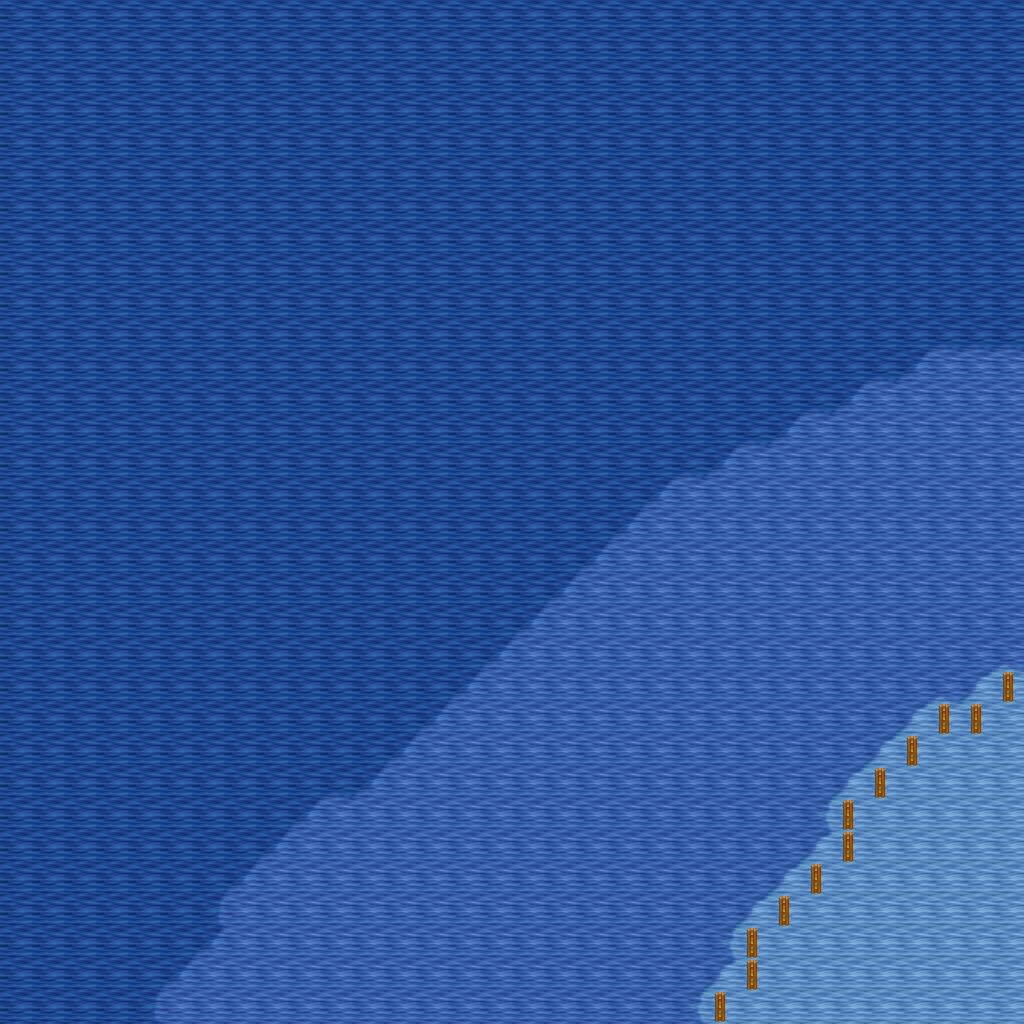

A 2D game scene composited from a Tiled map and its tileset images. What follows is a short description and the map's XML, with each tile layer's data collapsed to a summary:
An orthogonal 32x32 tile map with 32x32 px tiles, 5 tile layers (Ground, Objects, Objects2, Above, ...), 1 hidden layer not drawn, 57 tilesets.

<map version="1.10" tiledversion="1.11.0" orientation="orthogonal" renderorder="right-down" width="32" height="32" tilewidth="32" tileheight="32" infinite="0" nextlayerid="11" nextobjectid="1">
 <tileset firstgid="1" name="logic_collision" tilewidth="32" tileheight="32" tilecount="1" columns="1">
  <image source="../drawable/logic_collision.png" width="32" height="32" />
 </tileset>
 <tileset firstgid="2" name="ground_ground" tilewidth="32" tileheight="32" tilecount="33" columns="3">
  <image source="../drawable/ground_ground.png" width="96" height="352" />
 </tileset>
 <tileset firstgid="35" name="ground_water_pool" tilewidth="32" tileheight="32" tilecount="72" columns="3">
  <image source="../drawable/ground_water_pool.png" width="96" height="768" />
 </tileset>
 <tileset firstgid="107" name="furniture_carpet_plain_colours" tilewidth="32" tileheight="32" tilecount="10" columns="10">
  <image source="../drawable/furniture_carpet_plain_colours.png" width="320" height="32" />
 </tileset>
 <tileset firstgid="117" name="ground_brown_paving" tilewidth="32" tileheight="32" tilecount="2" columns="2">
  <image source="../drawable/ground_brown_paving.png" width="64" height="32" />
 </tileset>
 <tileset firstgid="119" name="ground_water_water" tilewidth="32" tileheight="32" tilecount="24" columns="3">
  <image source="../drawable/ground_water_water.png" width="96" height="256" />
 </tileset>
 <tileset firstgid="143" name="building_fence_fence_chunky" tilewidth="32" tileheight="32" tilecount="21" columns="3">
  <image source="../drawable/building_fence_fence_chunky.png" width="96" height="224" />
 </tileset>
 <tileset firstgid="164" name="ground_water_pool_corners" tilewidth="32" tileheight="32" tilecount="72" columns="3">
  <image source="../drawable/ground_water_pool_corners.png" width="96" height="768" />
 </tileset>
 <tileset firstgid="236" name="ground_grass_edges" tilewidth="32" tileheight="32" tilecount="36" columns="12">
  <image source="../drawable/ground_grass_edges.png" width="384" height="96" />
 </tileset>
 <tileset firstgid="272" name="ground_grass_corners" tilewidth="32" tileheight="32" tilecount="24" columns="6">
  <image source="../drawable/ground_grass_corners.png" width="192" height="128" />
 </tileset>
 <tileset firstgid="296" name="plant_grasses" tilewidth="32" tileheight="32" tilecount="6" columns="3">
  <image source="../drawable/plant_grasses.png" width="96" height="64" />
 </tileset>
 <tileset firstgid="302" name="plant_flower_daisy_white" tilewidth="32" tileheight="32" tilecount="8" columns="2">
  <image source="../drawable/plant_flower_daisy_white.png" width="64" height="128" />
 </tileset>
 <tileset firstgid="310" name="building_door_door_w" tilewidth="32" tileheight="32" tilecount="6" columns="2">
  <image source="../drawable/building_door_door_w.png" width="64" height="96" />
 </tileset>
 <tileset firstgid="316" name="building_wall_wood" tilewidth="32" tileheight="32" tilecount="16" columns="4">
  <image source="../drawable/building_wall_wood.png" width="128" height="128" />
 </tileset>
 <tileset firstgid="332" name="building_door_door_e" tilewidth="32" tileheight="32" tilecount="6" columns="2">
  <image source="../drawable/building_door_door_e.png" width="64" height="96" />
 </tileset>
 <tileset firstgid="338" name="ground_ground_2" tilewidth="32" tileheight="32" tilecount="4" columns="4">
  <image source="../drawable/ground_ground_2.png" width="128" height="32" />
 </tileset>
 <tileset firstgid="342" name="building_wall_stone" tilewidth="32" tileheight="32" tilecount="12" columns="3">
  <image source="../drawable/building_wall_stone.png" width="96" height="128" />
 </tileset>
 <tileset firstgid="354" name="building_wall_wall_brown" tilewidth="32" tileheight="32" tilecount="12" columns="3">
  <image source="../drawable/building_wall_wall_brown.png" width="96" height="128" />
 </tileset>
 <tileset firstgid="366" name="building_door_door_n" tilewidth="32" tileheight="32" tilecount="6" columns="3">
  <image source="../drawable/building_door_door_n.png" width="96" height="64" />
 </tileset>
 <tileset firstgid="372" name="building_church" tilewidth="32" tileheight="32" tilecount="56" columns="8">
  <image source="../drawable/building_church.png" width="256" height="224" />
 </tileset>
 <tileset firstgid="428" name="building_castle" tilewidth="32" tileheight="32" tilecount="320" columns="20">
  <image source="../drawable/building_castle.png" width="640" height="512" />
 </tileset>
 <tileset firstgid="748" name="plant_cactus" tilewidth="32" tileheight="32" tilecount="2" columns="1">
  <image source="../drawable/plant_cactus.png" width="32" height="64" />
 </tileset>
 <tileset firstgid="750" name="plant_stump_small_stump" tilewidth="32" tileheight="32" tilecount="4" columns="2">
  <image source="../drawable/plant_stump_small_stump.png" width="64" height="64" />
 </tileset>
 <tileset firstgid="754" name="furniture_carpet_rug_border" tilewidth="32" tileheight="32" tilecount="9" columns="3">
  <image source="../drawable/furniture_carpet_rug_border.png" width="96" height="96" />
 </tileset>
 <tileset firstgid="763" name="building_window_window_right" tilewidth="32" tileheight="32" tilecount="2" columns="2">
  <image source="../drawable/building_window_window_right.png" width="64" height="32" />
 </tileset>
 <tileset firstgid="765" name="item_statue_fairypool" tilewidth="32" tileheight="32" tilecount="16" columns="2">
  <image source="../drawable/item_statue_fairypool.png" width="64" height="256" />
 </tileset>
 <tileset firstgid="781" name="furniture_table_long_front_on" tilewidth="32" tileheight="32" tilecount="3" columns="1">
  <image source="../drawable/furniture_table_long_front_on.png" width="32" height="96" />
 </tileset>
 <tileset firstgid="784" name="building_decoration_blue_circle" tilewidth="32" tileheight="32" tilecount="4" columns="2">
  <image source="../drawable/building_decoration_blue_circle.png" width="64" height="64" />
 </tileset>
 <tileset firstgid="788" name="building_wall_bricked_edges" tilewidth="32" tileheight="32" tilecount="25" columns="5">
  <image source="../drawable/building_wall_bricked_edges.png" width="160" height="160" />
 </tileset>
 <tileset firstgid="813" name="item_corpse_skull_pale" tilewidth="32" tileheight="32" tilecount="2" columns="2">
  <image source="../drawable/item_corpse_skull_pale.png" width="64" height="32" />
 </tileset>
 <tileset firstgid="815" name="item_corpse_huge_animal" tilewidth="32" tileheight="32" tilecount="16" columns="2">
  <image source="../drawable/item_corpse_huge_animal.png" width="64" height="256" />
 </tileset>
 <tileset firstgid="831" name="item_sign_large" tilewidth="32" tileheight="32" tilecount="15" columns="5">
  <image source="../drawable/item_sign_large.png" width="160" height="96" />
 </tileset>
 <tileset firstgid="846" name="building_roof_yellow" tilewidth="32" tileheight="32" tilecount="20" columns="5">
  <image source="../drawable/building_roof_yellow.png" width="160" height="128" />
 </tileset>
 <tileset firstgid="866" name="building_roof_red" tilewidth="32" tileheight="32" tilecount="20" columns="5">
  <image source="../drawable/building_roof_red.png" width="160" height="128" />
 </tileset>
 <tileset firstgid="886" name="building_roof_green" tilewidth="32" tileheight="32" tilecount="20" columns="5">
  <image source="../drawable/building_roof_green.png" width="160" height="128" />
 </tileset>
 <tileset firstgid="906" name="building_roof_blue" tilewidth="32" tileheight="32" tilecount="20" columns="5">
  <image source="../drawable/building_roof_blue.png" width="160" height="128" />
 </tileset>
 <tileset firstgid="926" name="logic_creature_animal" tilewidth="32" tileheight="32" tilecount="32" columns="8">
  <image source="../drawable/logic_creature_animal.png" width="256" height="128" />
 </tileset>
 <tileset firstgid="958" name="logic_creature_golem" tilewidth="32" tileheight="32" tilecount="4" columns="4">
  <image source="../drawable/logic_creature_golem.png" width="128" height="32" />
 </tileset>
 <tileset firstgid="962" name="object_boat" tilewidth="32" tileheight="32" tilecount="42" columns="6">
  <image source="../drawable/object_boat.png" width="192" height="224" />
 </tileset>
 <tileset firstgid="1004" name="ground_water_pool_deep" tilewidth="32" tileheight="32" tilecount="72" columns="3">
  <image source="../drawable/ground_water_pool_deep.png" width="96" height="768" />
 </tileset>
 <tileset firstgid="1076" name="object_suspension_bridge" tilewidth="32" tileheight="32" tilecount="24" columns="3">
  <image source="../drawable/object_suspension_bridge.png" width="96" height="256" />
 </tileset>
 <tileset firstgid="1100" name="plant_tree_palm_trees" tilewidth="32" tileheight="32" tilecount="40" columns="4">
  <image source="../drawable/plant_tree_palm_trees.png" width="128" height="320" />
 </tileset>
 <tileset firstgid="1140" name="furniture_table_hotdog_stand" tilewidth="32" tileheight="32" tilecount="20" columns="4">
  <image source="../drawable/furniture_table_hotdog_stand.png" width="128" height="160" />
 </tileset>
 <tileset firstgid="1160" name="item_banners_banners" tilewidth="32" tileheight="32" tilecount="6" columns="2">
  <image source="../drawable/item_banners_banners.png" width="64" height="96" />
 </tileset>
 <tileset firstgid="1166" name="building_door_closed" tilewidth="32" tileheight="32" tilecount="1" columns="1">
  <image source="../drawable/building_door_closed.png" width="32" height="32" />
 </tileset>
 <tileset firstgid="1167" name="building_decoration_numbers" tilewidth="32" tileheight="32" tilecount="20" columns="2">
  <image source="../drawable/building_decoration_numbers.png" width="64" height="320" />
 </tileset>
 <tileset firstgid="1187" name="building_decoration_numbers_higher" tilewidth="32" tileheight="32" tilecount="2" columns="2">
  <image source="../drawable/building_decoration_numbers_higher.png" width="64" height="32" />
 </tileset>
 <tileset firstgid="1189" name="furniture_light_small_oil_lamp" tilewidth="32" tileheight="32" tilecount="8" columns="2">
  <image source="../drawable/furniture_light_small_oil_lamp.png" width="64" height="128" />
 </tileset>
 <tileset firstgid="1197" name="light_light_1x1" tilewidth="32" tileheight="32" tilecount="3" columns="3">
  <image source="../drawable/light_light_1x1.png" width="96" height="32" />
 </tileset>
 <tileset firstgid="1200" name="building_roof_straw" tilewidth="32" tileheight="32" tilecount="20" columns="5">
  <image source="../drawable/building_roof_straw.png" width="160" height="128" />
 </tileset>
 <tileset firstgid="1220" name="building_huts" tilewidth="32" tileheight="32" tilecount="338" columns="26">
  <image source="../drawable/building_huts.png" width="832" height="416" />
 </tileset>
 <tileset firstgid="1558" name="light_light_5x5" tilewidth="32" tileheight="32" tilecount="25" columns="5">
  <image source="../drawable/light_light_5x5.png" width="160" height="160" />
 </tileset>
 <tileset firstgid="1583" name="logic_item_sign" tilewidth="32" tileheight="32" tilecount="1" columns="1">
  <image source="../drawable/logic_item_sign.png" width="32" height="32" />
 </tileset>
 <tileset firstgid="1584" name="light_door_light" tilewidth="32" tileheight="32" tilecount="12" columns="3">
  <image source="../drawable/light_door_light.png" width="96" height="128" />
 </tileset>
 <tileset firstgid="1596" name="ground_sand_1" tilewidth="32" tileheight="32" tilecount="10" columns="2">
  <image source="../drawable/ground_sand_1.png" width="64" height="160" />
 </tileset>
 <tileset firstgid="1606" name="ground_sand_2" tilewidth="32" tileheight="32" tilecount="15" columns="5">
  <image source="../drawable/ground_sand_2.png" width="160" height="96" />
 </tileset>
 <tileset firstgid="1621" name="logic_creature_reptile" tilewidth="32" tileheight="32" tilecount="7" columns="7">
  <image source="../drawable/logic_creature_reptile.png" width="224" height="32" />
 </tileset>
 <layer id="1" name="Ground" width="32" height="32">
  <data>[1024 cells, 1024 non-empty, 9 distinct tile ids]</data>
 </layer>
 <layer id="2" name="Objects" width="32" height="32">
  <data>[1024 cells, 12 non-empty, 1 distinct tile ids]</data>
 </layer>
 <layer id="3" name="Objects2" width="32" height="32">
  <data>[1024 cells, 0 non-empty, 0 distinct tile ids]</data>
 </layer>
 <layer id="4" name="Above" width="32" height="32">
  <data>[1024 cells, 0 non-empty, 0 distinct tile ids]</data>
 </layer>
 <layer id="5" name="Above2" width="32" height="32">
  <data>[1024 cells, 0 non-empty, 0 distinct tile ids]</data>
 </layer>
 <layer id="6" name="Walkable" width="32" height="32" visible="0">
  <data>[1024 cells, 968 non-empty, 1 distinct tile ids]</data>
 </layer>
 <objectgroup id="7" name="Mapevents" />
 <objectgroup id="8" name="Spawn" />
 <objectgroup id="9" name="Keys" />
 <objectgroup id="10" name="Replace" />
</map>
